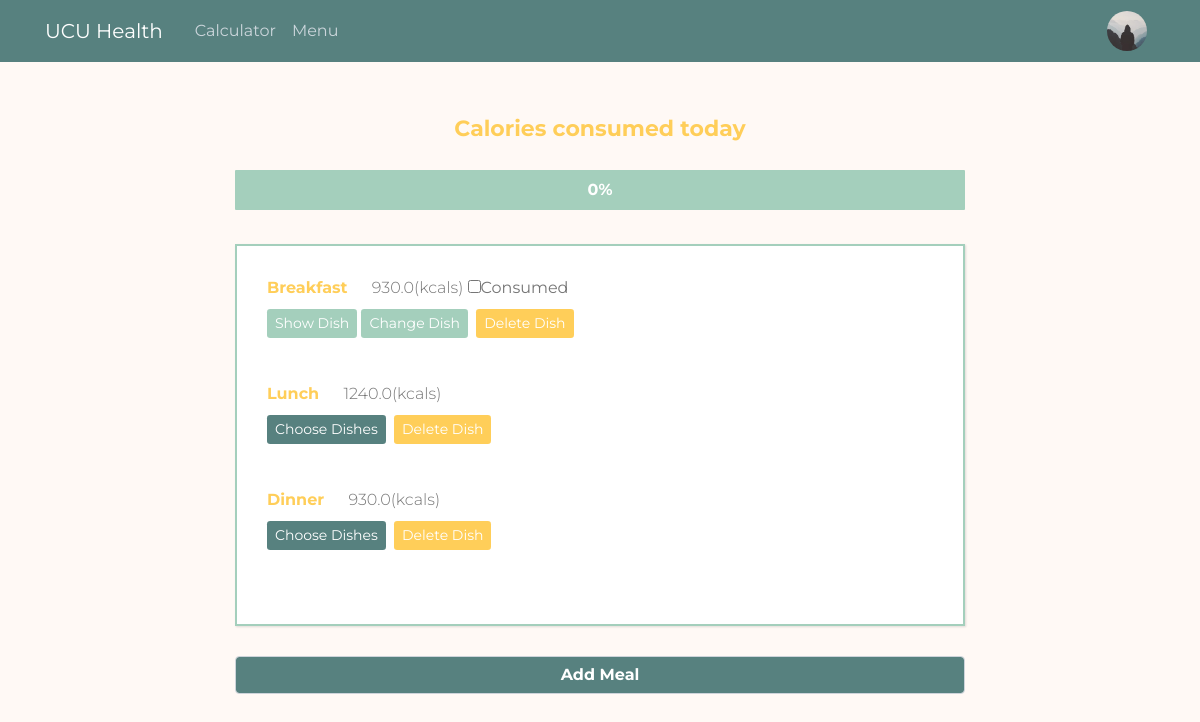
/main (signed in), run on an earlier commit of the app's database.
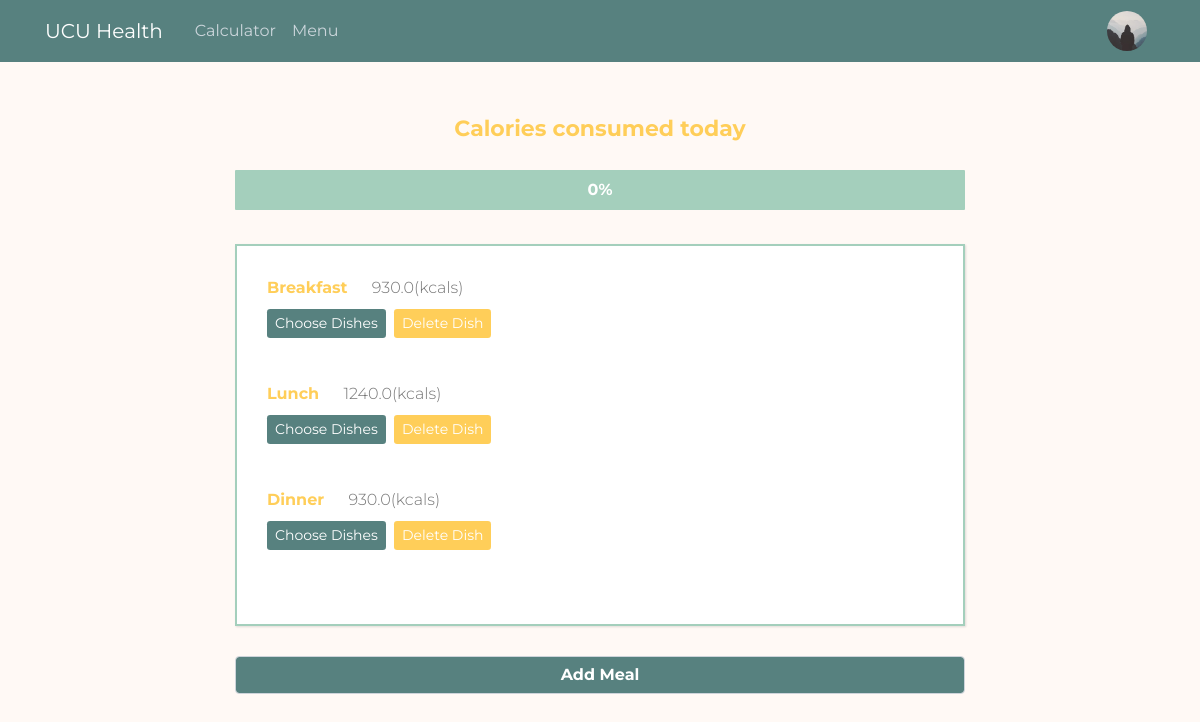
And on a later commit of the database.
### main/models.py (models this page shows, shortened)
class User(db.Model, UserMixin):
    id = db.Column(db.Integer, primary_key=True)
    username = db.Column(db.String(20), unique=True, nullable=False)
    email = db.Column(db.String(120), unique=True, nullable=False)
    password = db.Column(db.String(100), nullable=False)
    image_file = db.Column(db.String(20), nullable = False, default='default.jpg')
    settings = db.Column(db.String(100), nullable = False, default='default.json')
    custom_plan = db.Column(db.Boolean, default = False)
    sex = db.Column(db.String(10), nullable = False)
    age = db.Column(db.Integer, nullable = False)
    height = db.Column(db.Integer, nullable=False)
    weight = db.Column(db.Integer, nullable=False)
    goal = db.Column(db.Integer, nullable=False)
    activity = db.Column(db.Float, nullable=False)
    calories = db.Column(db.Float, nullable=False)
    proteins = db.Column(db.Float, nullable=False)
    carbs = db.Column(db.Float, nullable=False)
    fats = db.Column(db.Float, nullable=False)
    servings = db.Column(db.Integer, nullable = False, default = 3)
    options = db.Column(db.Integer, nullable = False, default = 5)
    meals = db.relationship('Meal', backref="author", lazy = True)

class Meal(db.Model):
    id = db.Column(db.Integer, primary_key = True)
    name = db.Column(db.String(30), nullable = False)
    calories = db.Column(db.Float, nullable = False)
    proteins = db.Column(db.Float, nullable = False)
    carbs = db.Column(db.Float, nullable = False)
    fats = db.Column(db.Float, nullable = False)
    choicen = db.Column(db.Integer, default = 0)
    date_added = db.Column(db.Date, nullable = False,
        default = datetime.date(datetime.utcnow()))
    user_id = db.Column(db.Integer, db.ForeignKey("user.id"), nullable = False)
    dishes = db.relationship('Dish', backref = 'meal', lazy=True)

### main/routes.py (the view, shortened to what this page needs)
@app.route("/", methods=['GET', 'POST'])
@app.route("/main", methods=['GET', 'POST'])
def main():
    if not current_user.is_authenticated:
        return render_template('home.html', title = 'Home')
    meals = Meal.query.filter_by(date_added = datetime.date(datetime.utcnow()),
        user_id = current_user.id).all()
    return render_template('main.html', title = 'Main', meals = meals)

### main/models.py (called while the page is built)
@login_manager.user_loader
def load_user(user_id):
    return User.query.get(int(user_id))

### main/templates/main.html (shortened to what this page needs)
{% extends "layout.html" %}
{% block content %}
<link href="{{ url_for('static', filename='main_bar.css') }}" rel="stylesheet">
<div class = "main">
  <div class = "title">
    Calories consumed today
  </div>
  <div class="progress-bar" role="progressbar">
      <div class="progress-bar-value">0%</div>
  </div>
  <br>
  {% if meals %}
  <div class="wrapper">
      {% set total_calories = 0 %}
      {% for meal in meals %}
      {% set total_calories = total_calories + meal.calories %}
          <div class="name">
            {{ meal.name }}
          </div>
          <div class="calories">
            {{ meal.calories }}(kcals)
          </div>
          <div class="consumed">
            {% if meal.choicen == False%}
              <input type="checkbox" id="{{ meal.name }}" style="display:none"></input>
            {% else %}
              <input type="checkbox" id="{{ meal.name }}">Consumed</input>
            {% endif %}
          </div>
          <div class = "buttons">
              {% if meal.choicen == False %}
                <a class="btn btn-secondary btn-sm mt-1 mb-1" id="choose" href="{{url_for('choose_dishes', meal_id = meal.id)}}">Choose Dishes</a>
              {% else %}
                <a class="btn btn-secondary btn-sm mt-1 mb-1" id="show" href="{{url_for('show_dish', meal_id = meal.id)}}">Show Dish</a>
                <a class="btn btn-secondary btn-sm mt-1 mb-1" id="change" href="{{url_for('view_dishes', meal_id = meal.id)}}">Change Dish</a>
              {% endif %}
              <a class="btn btn-danger btn-sm m-1" id = "delete" href="{{url_for('delete_meal', meal_id = meal.id)}}">Delete Dish</a>
          </div>
      {% endfor %}
  {% endif %}
  </div>
  <div class="buttons">
    <form method="POST" action="">
      <div class="input_field">
        <input type="submit", name="submit_button", value="Add Meal", class="form-control", id="all_meal">
      </div>
    </form>
  </div>
</div>
{% endblock content %}

### main/templates/layout.html (shortened to what this page needs)
<!DOCTYPE html>
<html>
  <head>
    <link
      rel="stylesheet"
      href="https://maxcdn.bootstrapcdn.com/bootstrap/4.0.0/css/bootstrap.min.css"
 />
    <link
      rel="stylesheet"
      type="text/css"
      href="{{ url_for('static', filename='main.css') }}" />
  </head>
  <body>
    <header class="site-header">
      <nav class="navbar navbar-expand-lg navbar-dark bg-steel fixed-top">
        <div class="container header-container">
          <a class="navbar-brand mr-4" href="{{ url_for('main') }}">UCU Health</a>
          <div class="collapse navbar-collapse" id="navbarToggle">
            <div class="navbar-nav mr-auto">
              <a class="nav-item nav-link" href="{{ url_for('calculator') }}">Calculator</a>
              <a class="nav-item nav-link" href="{{ url_for('menu') }}">Menu</a>
            </div>
            <div class="navbar-nav">
            {% if current_user.is_authenticated %}
              <a class="nav-item nav-link" href="{{ url_for("account") }}"><img class="rounded-circle panel-img" src="{{ url_for('static', filename = 'profile_pics/' + current_user.image_file ) }}"></a>
            {% else %}
              <a class="nav-item nav-link" href="{{ url_for("login") }}">Login</a>
              <a class="nav-item nav-link" href="{{ url_for("register") }}">Register</a>
            {% endif %}
            </div>
          </div>
        </div>
      </nav>
    </header>
    <main role="main" class="container">
      <div class="row">
        <div class="col-md-8">
          {% block content %}{% endblock %}
        </div>
    </main>
  </body>
</html>

### main/static/main.css (style rules this page uses)
* { margin: 0; padding: 0; box-sizing: border-box; font-family: 'Montserrat', sans-serif; }
body { margin-top: 62px; background: #fff9f5; color: #333333; margin-top: 5rem; }
.row { display: flex; justify-content: center; align-items: center; margin-top: 10px; }
.bg-steel { background-color: #57817f; }
.navbar { height: 62px; }
.header-container { max-width: 1140px !important; }
.site-header .navbar-nav .nav-link { color: #cbd5db; }
.panel-img { height: 40px; width: 40px; }

### main/static/main_bar.css (style rules this page uses)
* { margin: 0; padding: 0; box-sizing: border-box; font-family: 'Montserrat', sans-serif; }
body { margin-top: 62px; color: #757575; margin-bottom: 25px; }
.main { margin: 40px auto; }
.wrapper { margin: 40px auto; color: #757575; background: #fff; margin: 100px auto; padding: 30px; box-shadow: 1px 1px 2px rgba(0, 0, 0, 0.125); border: 2.5px solid #a4cfbc; }
.buttons { margin: 40px auto; }
.wrapper { color: #757575; background: #fff; margin: 10px auto; padding: 30px; box-shadow: 1px 1px 2px rgba(0, 0, 0, 0.125); border: 2.5px solid #a4cfbc; }
.title { margin-top: 50px; font-size: 22px; font-weight: 700; margin-bottom: 25px; color: #ffce59; text-align: center; }
.progress-bar { margin-top: 20px; background-color: #a4cfbc; position: relative; width: auto; height: 40px; border-radius: 1px; border: #57817f; }
.progress-bar-value { position: absolute; width: 100%; height: 100%; display: flex; align-items: center; justify-content: center; font-weight: bold; }
.name { color: #ffce59; font-weight: 700 }
.name, .calories, .consumed { display: inline-block; }
.calories { margin-left: 20px; color: #757575; font-weight: 300 }
.buttons { margin-top: 5px; margin-bottom: 40px; }
#choose { color: #fff; background-color: #57817f; border: none; }
#delete { color: #fff; background-color: #ffce59; border: none; }
#all_meal { font-weight: 700; margin-top: 30px; background-color: #57817f; color: #fff; }

What changed in the data, as far as the page shows it:
changed Meal "Breakfast": name "☐" → (not shown); choicen "Consumed Show Dish Change Dish" → "Choose Dishes"
